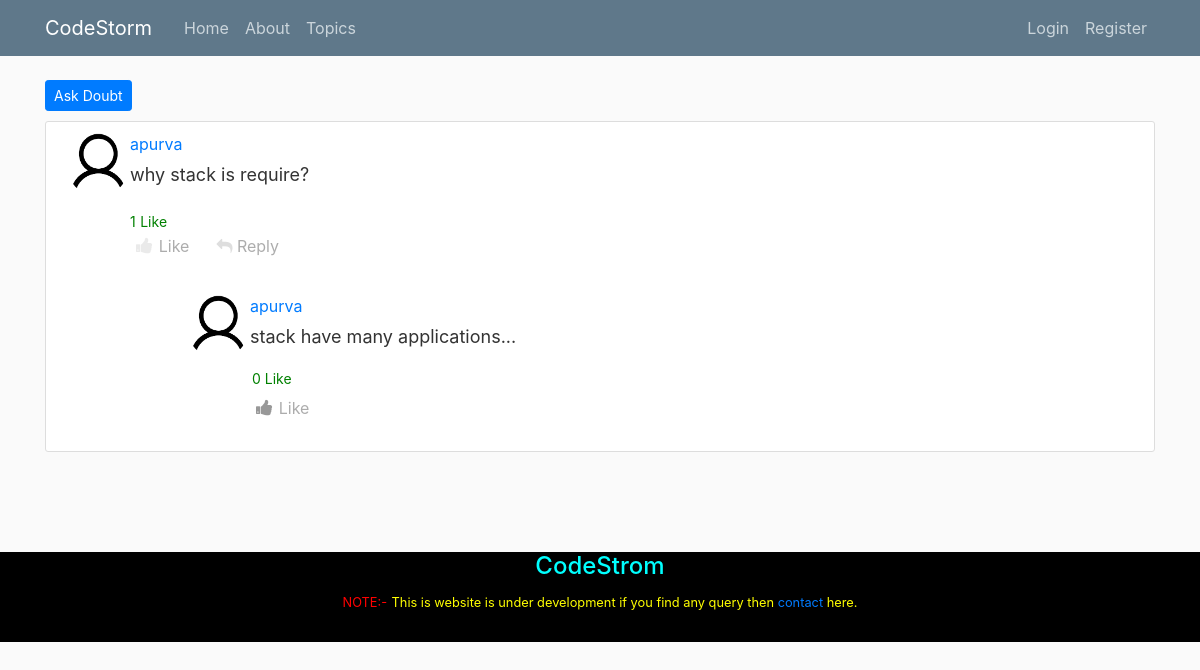
Page /discussions/3 on the committed database.
### blog/models.py (models this page shows)
class Doubt(models.Model):
    ask = RichTextUploadingField(blank=True,null=False,extra_plugins=['codesnippet'], config_name='special')
    que_id = models.ForeignKey(Question, on_delete = models.CASCADE)
    like_doubt = models.ManyToManyField(User, related_name='likes_doubt', blank=True)
    author = models.ForeignKey(User, on_delete = models.CASCADE)

class Reply(models.Model):
    reply = RichTextUploadingField(blank=True,null=False,extra_plugins=['codesnippet'], config_name='reply')
    doubt_id = models.ForeignKey(Doubt, on_delete = models.CASCADE)
    author = models.ForeignKey(User, on_delete = models.CASCADE)
    like_reply = models.ManyToManyField(User, related_name='likes_reply', blank=True)

### users/models.py (models this page shows, shortened)
class Profile(models.Model):
    user = models.OneToOneField(User, on_delete = models.CASCADE)
    image = models.ImageField(default='default.jpg', upload_to='profile_pics')

### blog/views.py (the view)
# urls.py: path('discussions/<int:query>',views.discussion,name='discussion'),
def discussion(request, query):
    questions = Question.objects.filter(id=query)
    if request.method == "POST":
        form = DoubtForm(request.POST)
        form1 = ReplyForm()
        if form.is_valid():
            for question in questions:
                form.instance.que_id = question
            form.instance.author = request.user
            form.save()
    else:
        form = DoubtForm()
        form1 = ReplyForm()
    doubts = ""
    replys = []
    true = False
    username = request.user
    for question in questions:
        doubts = Doubt.objects.filter(que_id=question)
    for doubt in doubts:
        for user in doubt.like_doubt.all():
            if user == request.user:
                true = True
    for doubt in doubts:
        replys.append(Reply.objects.filter(doubt_id=doubt.id))
    context = {
      'form':form,
      'form1':form1,
      'true':true,
      'doubts':doubts,
      'username':username,
      'replys':replys
    }
    return render(request, 'blog/discuss.html', context)

### blog/templates/blog/discuss.html (shortened to what this page needs)
{% extends 'blog/base1.html' %}
{% load crispy_forms_tags %}
{% block content %}
<button type="button" class="btn btn-primary btn-sm" onclick="showDoubt()" name="button">Ask Doubt</button>
{% for doubt in doubts %}
  <div class="content-section" style="margin-top:10px;">
    <div class="media">
      <img class="rounded-circle" src="{{ doubt.author.profile.image.url }}">
      <div class="media-body">
        <a href="{% url 'profile' %}">{{doubt.author.username}}</a>
        <div class="" style="margin-top:5px;">
        <span style="font-size:18px;">{{doubt.ask|safe}}</span>
        </div>
        <div class="media-body" style="float:left;margin-top:5px;">
          <form id="likeForm" style="clear:both;margin-left:0px;margin-top:0px;padding-top:0px;padding-left:0px;" action="{% url 'doubt-like' doubt.id %}" method="post">
            <small id="Likes" class="doubtResp" style="font-size:14px;color:green;">{{doubt.like_doubt.count}}</small>&nbsp;<small id="doubtLike" style="font-size:14px;color:green;">Like</small><br>
            {% if user.is_authenticated %}
              <button type="submit" name="doubt_id" value="{{doubt.id}}" style="background-color:white;border:0px;" name="button" id="like"><i style="font-size:18px;color:black;" class="fa fa-thumbs-up" value="{{forloop.counter}}" id="doubtThumb"></i></button>Like &nbsp; &nbsp; &nbsp;<i class="fa fa-reply" id="for_reply" onclick="showReply('{{forloop.counter}}')"></i>&nbsp;Reply
            {% else %}
              <span style="opacity:0.40"><button type="button"  style="background-color:white;border:0px;" name="button" id="like"><i style="font-size:18px;color:black;opacity:0.20" class="fa fa-thumbs-up" value="{{forloop.counter}}" id="doubtThumb"></i></button>Like &nbsp; &nbsp; &nbsp;<i class="fa fa-reply"  id="for_reply" onclick="showReply('{{forloop.counter}}')" style="opacity:0.40"></i>&nbsp;Reply</span>
            {% endif %}
          </form>
        </div>
      </div>
    </div>
    {% for reply in replys %}
      {% for r in reply %}
        {% if r.doubt_id == doubt %}
          <div class="media" style="margin-left:120px;margin-top:15px;">
            <img class="rounded-circle" src="{{ r.author.profile.image.url }}">
            <div class="media-body">
              <a href="{% url 'profile' %}">{{r.author.username}}</a>
              <div class="" style="margin-top:5px;">
                <span style="font-size:18px;">{{r.reply|safe}}</span>
              </div>
              <small style="font-size:14px;color:green;margin-left:2px;">{{r.like_reply.count}}&nbsp;Like</small>
              <div class="media-body" style="clear:both;margin-top:5px;">
                <form id="likereplyform" class="" style="clear:both;padding-left:0px;margin-left:0px;padding-top:0px;margin-top:0px;" action="{% url 'reply-like' doubt.id r.id %}" method="post">
                  {% if user.is_authenticated %}
                    <button type="submit" name="doubt_id" value="" style="background-color:white;border:0px;" onclick="" name="button" id="like"><i style="font-size:18px;color:black;" class="fa fa-thumbs-up" id="thumb"></i></button>Like
                  {% else %}
                    <span style="opacity:0.40;"><button type="submit" name="doubt_id" value="" style="background-color:white;border:0px;" onclick="notColor()" name="button" id="like"><i style="font-size:18px;color:black;" class="fa fa-thumbs-up" id="thumb"></i></button>Like
                  {% endif %}
                </form>
              </div>
            </div>
          </div>
        {% endif %}
      {% endfor %}
    {% endfor %}
  </div>
{% endfor %}
{% endblock %}

### blog/templates/blog/base1.html (shortened to what this page needs)
{% load static %}
<!DOCTYPE html>
<html lang="en" dir="ltr">
  <head>
    <link rel="stylesheet" href="https://stackpath.bootstrapcdn.com/bootstrap/4.3.1/css/bootstrap.min.css">
    <link rel="stylesheet" type="text/css" href="{% static 'blog/main.css' %}">
    <link rel="stylesheet" href="https://cdnjs.cloudflare.com/ajax/libs/font-awesome/4.7.0/css/font-awesome.min.css">
    <link rel="stylesheet" href="//cdnjs.cloudflare.com/ajax/libs/highlight.js/9.18.1/styles/default.min.css">
  </head>
  <body>
    <header class="site-header">
        <nav class="navbar navbar-expand-md navbar-dark bg-steel fixed-top">
          <div class="container">
            <a class="navbar-brand mr-4" href="/">CodeStorm</a>
            <div class="collapse navbar-collapse" id="navbarToggle">
              <div class="navbar-nav mr-auto">
                <a class="nav-item nav-link" href="{% url 'blog-home' %}">Home</a>
                <a class="nav-item nav-link" href="{% url 'blog-about' %}">About</a>
                <a class="nav-item nav-link" href="{% url 'blog-topic' %}">Topics</a>
              </div>
              <div class="navbar-nav">
                {% if user.is_authenticated %}
                  <a class="nav-item nav-link" href="{% url 'post-create' %}">New Post</a>
                  <a class="nav-item nav-link" href="{% url 'profile' %}">Profile</a>
                  <a class="nav-item nav-link" href="{% url 'ide' %}">IDE</a>
                  <a class="nav-item nav-link" href="{% url 'logout' %}">Logout</a>
                {% else %}
                  <a class="nav-item nav-link" href="{% url 'login' %}">Login</a>
                  <a class="nav-item nav-link" href="{% url 'register' %}">Register</a>
                {% endif %}
              </div>
            </div>
          </div>
        </nav>
    </header>
    <main role="main" class="container">
      <div class="row">
        <div class="col-md-12">
          {% block content %}{% endblock %}
        </div>
      </div>
    </main>
  </body>
  <footer>
    <center>
      <h4 style="color:#00ffff">CodeStrom</h4>
      <p>
        <small style="size:26px;color:red">NOTE:-</small>
        <small style="size:22px;color:yellow">This is website is under development if you find any query then <a href="{% url 'contact-admin' %}">contact</a> here.</small>
      </p>
    </center>
  </footer>
</html>

### blog/static/blog/main.css (style rules this page uses)
body { background: #fafafa; color: #333333; margin-top: 5rem; }
footer { background-color: black; position: relative; widows: inherit; right: 0; bottom: 0; left: 0; margin: inherit; height: 90px; }
form { margin-left: 20px; padding: 20px; margin-top: 10px; }
.rounded-circle { width:64px !important; height:64px !important; float:left; }
h1, h2, h3, h4, h5, h6 { color: #444444; }
img { width:100% !important; height:auto !important; }
.bg-steel { background-color: #5f788a; }
.site-header .navbar-nav .nav-link { color: #cbd5db; }
.content-section { background: #ffffff; padding: 10px 20px; border: 1px solid #dddddd; border-radius: 3px; margin-bottom: 20px; }

### rows in the picture
Doubt: author.profile.image (placeholder picture), author.username "apurva", ask "why stack is require?", like_doubt.count "1"
Reply: author.profile.image (placeholder picture), author.username "apurva", reply "stack have many applications...", like_reply.count "0"
